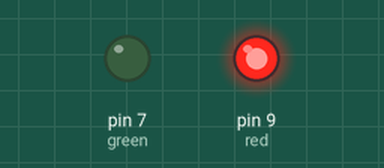
This sketch was run on a simulated Arduino Uno, built with avr-gcc and run on an emulated ATmega328P. On the bench: output pins drawn as LEDs (lit = HIGH).

Above: at 7.5 s.
At 22.5 s:
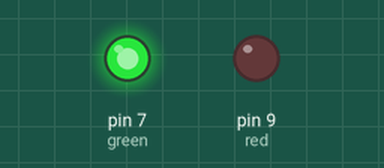
Timing chart, 0 to 39.0 s (numbered marks = the images above):
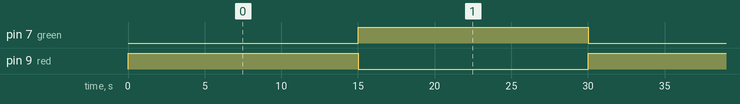

The sketch:

cod_semafor.ino
```cpp
int red = 9;
int green = 7;

void setup(){

  pinMode(red, OUTPUT);
  pinMode(green,  OUTPUT);

}
void loop(){
digitalWrite(red, HIGH);
delay(15000);
digitalWrite(red,  LOW);

digitalWrite(green, HIGH);
delay(15000);
digitalWrite(green,  LOW);

}
```

Measured:
- by itself, pin 7 (green), pin 9 (red): alternates HIGH for 15.0 s and LOW for 15.0 s
- by itself, everything shown: repeats every 30.0 s, in 3 steps
